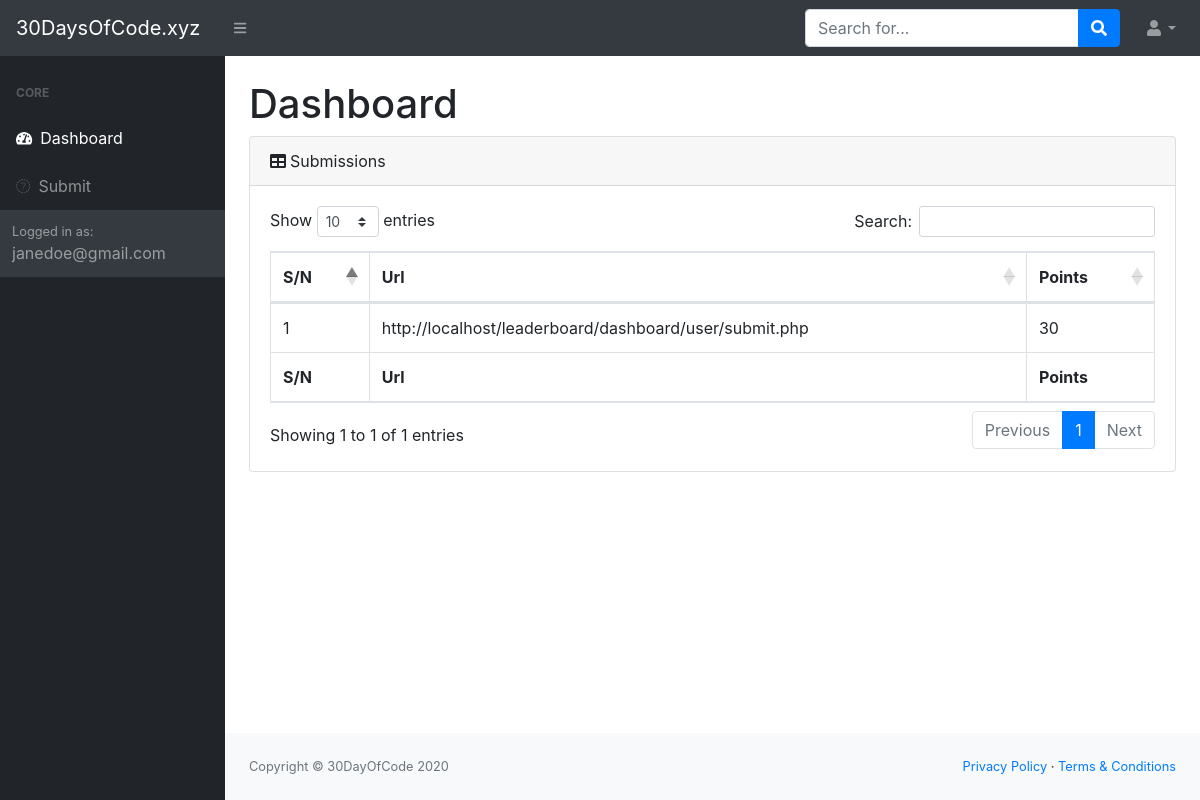
Screenshot of /dashboard/user/index.php (signed in) with the database file from the repository.
### tables this page shows
CREATE TABLE IF NOT EXISTS `submissions` (
  `id` int(11) NOT NULL AUTO_INCREMENT,
  `user` varchar(50) NOT NULL,
  `url` varchar(225) NOT NULL,
  `comments` text,
  `points` int(11) NOT NULL DEFAULT '0',
  `sub_date` date NOT NULL,
  PRIMARY KEY (`id`)
);

### dashboard/user/index.php (the view, shortened to what this page needs)
<?php
require('../../config/session.php');
if(isset( $_SESSION['login_user'])){
?>
<!DOCTYPE html>
<html lang="en">
    <head>
        <link href="../dist/css/styles.css" rel="stylesheet" />
        <link href="https://cdn.datatables.net/1.10.20/css/dataTables.bootstrap4.min.css" rel="stylesheet" />
    </head>
    <body class="sb-nav-fixed">
        <nav class="sb-topnav navbar navbar-expand navbar-dark bg-dark">
            <a class="navbar-brand" href="index.html">30DaysOfCode.xyz</a><button class="btn btn-link btn-sm order-1 order-lg-0" id="sidebarToggle" href="#"><i class="fas fa-bars"></i></button
            >
            <form class="d-none d-md-inline-block form-inline ml-auto mr-0 mr-md-3 my-2 my-md-0">
                <div class="input-group">
                    <input class="form-control" type="text" placeholder="Search for..." aria-label="Search" aria-describedby="basic-addon2" />
                    <div class="input-group-append">
                        <button class="btn btn-primary" type="button"><i class="fas fa-search"></i></button>
                    </div>
                </div>
            </form>
            <ul class="navbar-nav ml-auto ml-md-0">
                <li class="nav-item dropdown">
                    <a class="nav-link dropdown-toggle" id="userDropdown" href="#" role="button" data-toggle="dropdown" aria-haspopup="true" aria-expanded="false"><i class="fas fa-user fa-fw"></i></a>
                </li>
            </ul>
        </nav>
        <div id="layoutSidenav">
            <div id="layoutSidenav_nav">
                <nav class="sb-sidenav accordion sb-sidenav-dark" id="sidenavAccordion">
                    <div class="sb-sidenav-menu">
                        <div class="nav">
                            <div class="sb-sidenav-menu-heading">Core</div>
                            <a class="nav-link" href="index.php"
                                ><div class="sb-nav-link-icon"><i class="fas fa-tachometer-alt"></i></div>
                                Dashboard
                            </a>
                            <a class="nav-link" href="submit.php"
                                ><div class="sb-nav-link-icon"><i class="fas fa-submit"></i></div>
                                Submit
                            </a>
                    <div class="sb-sidenav-footer">
                        <div class="small">Logged in as:</div>
                       <?=$_SESSION['login_user'];?>
                    </div>
                </nav>
            </div>
            <div id="layoutSidenav_content">
                <main>
                    <div class="container-fluid">
                        <h1 class="mt-4">Dashboard</h1>
                        <div class="card mb-4">
                            <div class="card-header"><i class="fas fa-table mr-1"></i>Submissions</div>
                            <div class="card-body">
                                <?php
                                    $u = $_SESSION['login_user'];
                                    $sql = "SELECT * FROM submissions WHERE user = '$u'";
                                    $result = mysqli_query($conn, $sql);
                                    $count = mysqli_num_rows($result);
                                ?>
                                <div class="table-responsive">
                                    <table class="table table-bordered" id="dataTable" width="100%" cellspacing="0">
                                        <thead>
                                            <tr>
                                                <th>S/N</th>
                                                <th>Url</th>
                                                <th>Points</th>
                                            </tr>
                                        </thead>
                                        <tfoot>
                                            <tr>
                                                <th>S/N</th>
                                                <th>Url</th>
                                                <th>Points</th>                                            </tr>
                                        </tfoot>
                                        <tbody>
                                            <?php
                                            if($count > 0){
                                                $j =1;
                                                while($row = $result->fetch_assoc()) {
                                            ?>
                                            <tr>
                                                <td><?=$j?></td>
                                                <td><?= $row['url'];?></td>
                                                <td><?= $row['points'];?></td>
                                            </tr>
                                            <?php
                                                $j++;
                                                }}
                                            ?>
                                        </tbody>
                                    </table>
                                </div>
                            </div>
                        </div>
                    </div>
                </main>
                <footer class="py-4 bg-light mt-auto">
                    <div class="container-fluid">
                        <div class="d-flex align-items-center justify-content-between small">
                            <div class="text-muted">Copyright &copy; 30DayOfCode 2020</div>
                            <div>
                                <a href="#">Privacy Policy</a>
                                &middot;
                                <a href="#">Terms &amp; Conditions</a>
                            </div>
                        </div>
                    </div>
                </footer>
            </div>
        </div>
    </body>
</html>
<?php
}else{
    header("location:../../login.php");
}
?>

### rows the page displays
submissions: url "http://localhost/leaderboard/dashboard/user/submit.php", points "30"

### other values shown
$_SESSION['login_user'] "janedoe@gmail.com"
